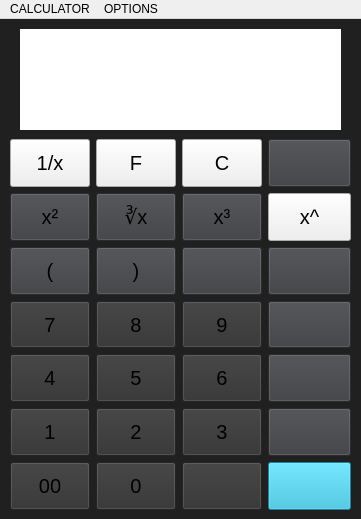
<?xml version="1.0" encoding="UTF-8"?>
<ui version="4.0">
 <class>MainWindow</class>
 <widget class="QMainWindow" name="MainWindow">
  <property name="geometry">
   <rect>
    <x>0</x>
    <y>0</y>
    <width>361</width>
    <height>519</height>
   </rect>
  </property>
  <property name="windowTitle">
   <string>MainWindow</string>
  </property>
  <property name="styleSheet">
   <string notr="true">QMainWindow{
background-color:rgb(32, 32, 32);
}
QPushButton:hover{
	background-color: rgb(97, 255, 137);
}

</string>
  </property>
  <widget class="QWidget" name="centralwidget">
   <widget class="QLineEdit" name="lineEdit">
    <property name="geometry">
     <rect>
      <x>20</x>
      <y>10</y>
      <width>321</width>
      <height>101</height>
     </rect>
    </property>
    <property name="styleSheet">
     <string notr="true">font-size: 30px;
border: none;
</string>
    </property>
   </widget>
   <widget class="QWidget" name="gridLayoutWidget">
    <property name="geometry">
     <rect>
      <x>10</x>
      <y>120</y>
      <width>341</width>
      <height>371</height>
     </rect>
    </property>
    <property name="sizePolicy">
     <sizepolicy hsizetype="Minimum" vsizetype="Minimum">
      <horstretch>0</horstretch>
      <verstretch>0</verstretch>
     </sizepolicy>
    </property>
    <property name="styleSheet">
     <string notr="true">font-size: 20px;</string>
    </property>
    <layout class="QGridLayout" name="gridLayout">
     <item row="5" column="0">
      <widget class="QPushButton" name="button_1">
       <property name="sizePolicy">
        <sizepolicy hsizetype="Minimum" vsizetype="Minimum">
         <horstretch>0</horstretch>
         <verstretch>0</verstretch>
        </sizepolicy>
       </property>
       <property name="styleSheet">
        <string notr="true">font-size: 20px;

background-color:rgb(50, 50, 50);</string>
       </property>
       <property name="text">
        <string>1</string>
       </property>
      </widget>
     </item>
     <item row="3" column="2">
      <widget class="QPushButton" name="button_9">
       <property name="sizePolicy">
        <sizepolicy hsizetype="Minimum" vsizetype="Minimum">
         <horstretch>0</horstretch>
         <verstretch>0</verstretch>
        </sizepolicy>
       </property>
       <property name="styleSheet">
        <string notr="true">font-size: 20px;

background-color:rgb(50, 50, 50);</string>
       </property>
       <property name="text">
        <string>9</string>
       </property>
      </widget>
     </item>
     <item row="5" column="1">
      <widget class="QPushButton" name="button_2">
       <property name="sizePolicy">
        <sizepolicy hsizetype="Minimum" vsizetype="Minimum">
         <horstretch>0</horstretch>
         <verstretch>0</verstretch>
        </sizepolicy>
       </property>
       <property name="styleSheet">
        <string notr="true">font-size: 20px;
background-color:rgb(50, 50, 50);

</string>
       </property>
       <property name="text">
        <string>2</string>
       </property>
      </widget>
     </item>
     <item row="1" column="2">
      <widget class="QPushButton" name="button_cube">
       <property name="sizePolicy">
        <sizepolicy hsizetype="Minimum" vsizetype="Minimum">
         <horstretch>0</horstretch>
         <verstretch>0</verstretch>
        </sizepolicy>
       </property>
       <property name="styleSheet">
        <string notr="true">font-size: 20px;

background-color: rgb(59, 60, 63);</string>
       </property>
       <property name="text">
        <string>x³</string>
       </property>
      </widget>
     </item>
     <item row="4" column="3">
      <widget class="QPushButton" name="button_minus">
       <property name="sizePolicy">
        <sizepolicy hsizetype="Minimum" vsizetype="Minimum">
         <horstretch>0</horstretch>
         <verstretch>0</verstretch>
        </sizepolicy>
       </property>
       <property name="styleSheet">
        <string notr="true">font-size: 20px;

background-color: rgb(59, 60, 63);</string>
       </property>
       <property name="text">
        <string/>
       </property>
      </widget>
     </item>
     <item row="2" column="0">
      <widget class="QPushButton" name="button_open">
       <property name="sizePolicy">
        <sizepolicy hsizetype="Minimum" vsizetype="Minimum">
         <horstretch>0</horstretch>
         <verstretch>0</verstretch>
        </sizepolicy>
       </property>
       <property name="styleSheet">
        <string notr="true">font-size: 20px;

background-color: rgb(59, 60, 63);</string>
       </property>
       <property name="text">
        <string>(</string>
       </property>
      </widget>
     </item>
     <item row="5" column="2">
      <widget class="QPushButton" name="button_3">
       <property name="sizePolicy">
        <sizepolicy hsizetype="Minimum" vsizetype="Minimum">
         <horstretch>0</horstretch>
         <verstretch>0</verstretch>
        </sizepolicy>
       </property>
       <property name="styleSheet">
        <string notr="true">font-size: 20px;

background-color:rgb(50, 50, 50);</string>
       </property>
       <property name="text">
        <string>3</string>
       </property>
      </widget>
     </item>
     <item row="2" column="3">
      <widget class="QPushButton" name="button_divide">
       <property name="sizePolicy">
        <sizepolicy hsizetype="Minimum" vsizetype="Minimum">
         <horstretch>0</horstretch>
         <verstretch>0</verstretch>
        </sizepolicy>
       </property>
       <property name="styleSheet">
        <string notr="true">font-size: 20px;

background-color: rgb(59, 60, 63);</string>
       </property>
       <property name="text">
        <string/>
       </property>
      </widget>
     </item>
     <item row="2" column="1">
      <widget class="QPushButton" name="button_close">
       <property name="sizePolicy">
        <sizepolicy hsizetype="Minimum" vsizetype="Minimum">
         <horstretch>0</horstretch>
         <verstretch>0</verstretch>
        </sizepolicy>
       </property>
       <property name="styleSheet">
        <string notr="true">font-size: 20px;

background-color: rgb(59, 60, 63);</string>
       </property>
       <property name="text">
        <string>)</string>
       </property>
      </widget>
     </item>
     <item row="6" column="0">
      <widget class="QPushButton" name="button_dzero">
       <property name="sizePolicy">
        <sizepolicy hsizetype="Minimum" vsizetype="Minimum">
         <horstretch>0</horstretch>
         <verstretch>0</verstretch>
        </sizepolicy>
       </property>
       <property name="styleSheet">
        <string notr="true">font-size: 20px;

background-color:rgb(50, 50, 50);</string>
       </property>
       <property name="text">
        <string>00</string>
       </property>
      </widget>
     </item>
     <item row="6" column="2">
      <widget class="QPushButton" name="button_decimal">
       <property name="sizePolicy">
        <sizepolicy hsizetype="Minimum" vsizetype="Minimum">
         <horstretch>0</horstretch>
         <verstretch>0</verstretch>
        </sizepolicy>
       </property>
       <property name="styleSheet">
        <string notr="true">font-size: 20px;

background-color:rgb(50, 50, 50);</string>
       </property>
       <property name="text">
        <string/>
       </property>
      </widget>
     </item>
     <item row="3" column="1">
      <widget class="QPushButton" name="button_8">
       <property name="sizePolicy">
        <sizepolicy hsizetype="Minimum" vsizetype="Minimum">
         <horstretch>0</horstretch>
         <verstretch>0</verstretch>
        </sizepolicy>
       </property>
       <property name="styleSheet">
        <string notr="true">font-size: 20px;

background-color:rgb(50, 50, 50);</string>
       </property>
       <property name="text">
        <string>8</string>
       </property>
      </widget>
     </item>
     <item row="3" column="0">
      <widget class="QPushButton" name="button_7">
       <property name="sizePolicy">
        <sizepolicy hsizetype="Minimum" vsizetype="Minimum">
         <horstretch>0</horstretch>
         <verstretch>0</verstretch>
        </sizepolicy>
       </property>
       <property name="styleSheet">
        <string notr="true">font-size: 20px;

background-color:rgb(50, 50, 50);</string>
       </property>
       <property name="text">
        <string>7</string>
       </property>
      </widget>
     </item>
     <item row="6" column="3">
      <widget class="QPushButton" name="button_equal">
       <property name="sizePolicy">
        <sizepolicy hsizetype="Minimum" vsizetype="Minimum">
         <horstretch>0</horstretch>
         <verstretch>0</verstretch>
        </sizepolicy>
       </property>
       <property name="styleSheet">
        <string notr="true">font-size: 30px;
background-color:rgb(38, 186, 217);</string>
       </property>
       <property name="text">
        <string/>
       </property>
      </widget>
     </item>
     <item row="1" column="1">
      <widget class="QPushButton" name="button_croot">
       <property name="sizePolicy">
        <sizepolicy hsizetype="Minimum" vsizetype="Minimum">
         <horstretch>0</horstretch>
         <verstretch>0</verstretch>
        </sizepolicy>
       </property>
       <property name="styleSheet">
        <string notr="true">font-size: 20px;

background-color: rgb(59, 60, 63);</string>
       </property>
       <property name="text">
        <string>∛x</string>
       </property>
      </widget>
     </item>
     <item row="5" column="3">
      <widget class="QPushButton" name="button_plus">
       <property name="sizePolicy">
        <sizepolicy hsizetype="Minimum" vsizetype="Minimum">
         <horstretch>0</horstretch>
         <verstretch>0</verstretch>
        </sizepolicy>
       </property>
       <property name="styleSheet">
        <string notr="true">font-size: 20px;

background-color: rgb(59, 60, 63);</string>
       </property>
       <property name="text">
        <string/>
       </property>
      </widget>
     </item>
     <item row="6" column="1">
      <widget class="QPushButton" name="button_0">
       <property name="sizePolicy">
        <sizepolicy hsizetype="Minimum" vsizetype="Minimum">
         <horstretch>0</horstretch>
         <verstretch>0</verstretch>
        </sizepolicy>
       </property>
       <property name="styleSheet">
        <string notr="true">font-size: 20px;

background-color:rgb(50, 50, 50);</string>
       </property>
       <property name="text">
        <string>0</string>
       </property>
      </widget>
     </item>
     <item row="4" column="0">
      <widget class="QPushButton" name="button_4">
       <property name="sizePolicy">
        <sizepolicy hsizetype="Minimum" vsizetype="Minimum">
         <horstretch>0</horstretch>
         <verstretch>0</verstretch>
        </sizepolicy>
       </property>
       <property name="styleSheet">
        <string notr="true">font-size: 20px;

background-color:rgb(50, 50, 50);</string>
       </property>
       <property name="text">
        <string>4</string>
       </property>
      </widget>
     </item>
     <item row="4" column="1">
      <widget class="QPushButton" name="button_5">
       <property name="sizePolicy">
        <sizepolicy hsizetype="Minimum" vsizetype="Minimum">
         <horstretch>0</horstretch>
         <verstretch>0</verstretch>
        </sizepolicy>
       </property>
       <property name="styleSheet">
        <string notr="true">font-size: 20px;

background-color:rgb(50, 50, 50);</string>
       </property>
       <property name="text">
        <string>5</string>
       </property>
      </widget>
     </item>
     <item row="1" column="0">
      <widget class="QPushButton" name="button_square">
       <property name="sizePolicy">
        <sizepolicy hsizetype="Minimum" vsizetype="Minimum">
         <horstretch>0</horstretch>
         <verstretch>0</verstretch>
        </sizepolicy>
       </property>
       <property name="styleSheet">
        <string notr="true">font-size: 20px;

background-color: rgb(59, 60, 63);</string>
       </property>
       <property name="text">
        <string>x²</string>
       </property>
      </widget>
     </item>
     <item row="3" column="3">
      <widget class="QPushButton" name="button_mul">
       <property name="sizePolicy">
        <sizepolicy hsizetype="Minimum" vsizetype="Minimum">
         <horstretch>0</horstretch>
         <verstretch>0</verstretch>
        </sizepolicy>
       </property>
       <property name="styleSheet">
        <string notr="true">font-size: 20px;

background-color: rgb(59, 60, 63);</string>
       </property>
       <property name="text">
        <string/>
       </property>
      </widget>
     </item>
     <item row="2" column="2">
      <widget class="QPushButton" name="button_root">
       <property name="sizePolicy">
        <sizepolicy hsizetype="Minimum" vsizetype="Minimum">
         <horstretch>0</horstretch>
         <verstretch>0</verstretch>
        </sizepolicy>
       </property>
       <property name="styleSheet">
        <string notr="true">font-size: 20px;

background-color: rgb(59, 60, 63);</string>
       </property>
       <property name="text">
        <string/>
       </property>
      </widget>
     </item>
     <item row="4" column="2">
      <widget class="QPushButton" name="button_6">
       <property name="sizePolicy">
        <sizepolicy hsizetype="Minimum" vsizetype="Minimum">
         <horstretch>0</horstretch>
         <verstretch>0</verstretch>
        </sizepolicy>
       </property>
       <property name="styleSheet">
        <string notr="true">font-size: 20px;

background-color:rgb(50, 50, 50);</string>
       </property>
       <property name="text">
        <string>6</string>
       </property>
      </widget>
     </item>
     <item row="0" column="0">
      <widget class="QPushButton" name="button_fraction">
       <property name="sizePolicy">
        <sizepolicy hsizetype="Minimum" vsizetype="Minimum">
         <horstretch>0</horstretch>
         <verstretch>0</verstretch>
        </sizepolicy>
       </property>
       <property name="styleSheet">
        <string notr="true">font-size:20px;</string>
       </property>
       <property name="text">
        <string>1/x</string>
       </property>
      </widget>
     </item>
     <item row="0" column="1">
      <widget class="QPushButton" name="button_conversion">
       <property name="sizePolicy">
        <sizepolicy hsizetype="Minimum" vsizetype="Minimum">
         <horstretch>0</horstretch>
         <verstretch>0</verstretch>
        </sizepolicy>
       </property>
       <property name="styleSheet">
        <string notr="true">font-size:20px;</string>
       </property>
       <property name="text">
        <string>F</string>
       </property>
      </widget>
     </item>
     <item row="0" column="2">
      <widget class="QPushButton" name="button_clear">
       <property name="sizePolicy">
        <sizepolicy hsizetype="Minimum" vsizetype="Minimum">
         <horstretch>0</horstretch>
         <verstretch>0</verstretch>
        </sizepolicy>
       </property>
       <property name="styleSheet">
        <string notr="true">font-size:20px;</string>
       </property>
       <property name="text">
        <string>C</string>
       </property>
      </widget>
     </item>
     <item row="0" column="3">
      <widget class="QPushButton" name="button_clear_2">
       <property name="sizePolicy">
        <sizepolicy hsizetype="Minimum" vsizetype="Minimum">
         <horstretch>0</horstretch>
         <verstretch>0</verstretch>
        </sizepolicy>
       </property>
       <property name="styleSheet">
        <string notr="true">font-size: 20px;

background-color: rgb(59, 60, 63);
</string>
       </property>
       <property name="text">
        <string/>
       </property>
      </widget>
     </item>
     <item row="1" column="3">
      <widget class="QPushButton" name="button_power">
       <property name="sizePolicy">
        <sizepolicy hsizetype="Minimum" vsizetype="Minimum">
         <horstretch>0</horstretch>
         <verstretch>0</verstretch>
        </sizepolicy>
       </property>
       <property name="styleSheet">
        <string notr="true">font-size:20px;</string>
       </property>
       <property name="text">
        <string>x^</string>
       </property>
      </widget>
     </item>
    </layout>
   </widget>
   <widget class="QLabel" name="label">
    <property name="geometry">
     <rect>
      <x>20</x>
      <y>0</y>
      <width>321</width>
      <height>31</height>
     </rect>
    </property>
    <property name="styleSheet">
     <string notr="true">font-size: 20px;</string>
    </property>
    <property name="text">
     <string/>
    </property>
   </widget>
  </widget>
  <widget class="QMenuBar" name="menubar">
   <property name="geometry">
    <rect>
     <x>0</x>
     <y>0</y>
     <width>361</width>
     <height>24</height>
    </rect>
   </property>
   <property name="styleSheet">
    <string notr="true"/>
   </property>
   <widget class="QMenu" name="menuCALCULATOR">
    <property name="styleSheet">
     <string notr="true"/>
    </property>
    <property name="title">
     <string>CALCULATOR</string>
    </property>
    <addaction name="separator"/>
    <addaction name="actionSTANDARD"/>
    <addaction name="separator"/>
    <addaction name="actionCOMPLEX"/>
    <addaction name="separator"/>
    <addaction name="separator"/>
    <addaction name="separator"/>
    <addaction name="actionLOG_TRIGO"/>
   </widget>
   <widget class="QMenu" name="menuOPTIONS">
    <property name="title">
     <string>OPTIONS</string>
    </property>
    <widget class="QMenu" name="menuTHEME">
     <property name="title">
      <string>THEME</string>
     </property>
     <addaction name="actionDARK"/>
     <addaction name="actionBRIGHT"/>
    </widget>
    <addaction name="menuTHEME"/>
    <addaction name="actionRECORD"/>
    <addaction name="actionEXIT"/>
    <addaction name="actionABOUT"/>
   </widget>
   <addaction name="menuCALCULATOR"/>
   <addaction name="menuOPTIONS"/>
  </widget>
  <action name="actionSTANDARD">
   <property name="icon">
    <iconset resource="Resource.qrc">
     <normaloff>:/images/icons/simple.ico</normaloff>:/images/icons/simple.ico</iconset>
   </property>
   <property name="text">
    <string>STANDARD</string>
   </property>
   <property name="shortcut">
    <string>Ctrl+S</string>
   </property>
  </action>
  <action name="actionCOMPLEX">
   <property name="icon">
    <iconset resource="Resource.qrc">
     <normaloff>:/images/icons/iota.ico</normaloff>:/images/icons/iota.ico</iconset>
   </property>
   <property name="text">
    <string>COMPLEX</string>
   </property>
   <property name="shortcut">
    <string>Ctrl+I</string>
   </property>
  </action>
  <action name="actionQUADRATIC">
   <property name="icon">
    <iconset resource="Resource.qrc">
     <normaloff>:/images/icons/quadratic.ico</normaloff>:/images/icons/quadratic.ico</iconset>
   </property>
   <property name="text">
    <string>QUADRATIC</string>
   </property>
   <property name="shortcut">
    <string>Ctrl+Q</string>
   </property>
  </action>
  <action name="actionRECORD">
   <property name="icon">
    <iconset resource="Resource.qrc">
     <normaloff>:/images/icons/record.ico</normaloff>:/images/icons/record.ico</iconset>
   </property>
   <property name="text">
    <string>RECORD</string>
   </property>
   <property name="shortcut">
    <string>Ctrl+R</string>
   </property>
  </action>
  <action name="actionEXIT">
   <property name="icon">
    <iconset resource="Resource.qrc">
     <normaloff>:/images/icons/reject.ico</normaloff>:/images/icons/reject.ico</iconset>
   </property>
   <property name="text">
    <string>EXIT</string>
   </property>
   <property name="shortcut">
    <string>Ctrl+E</string>
   </property>
  </action>
  <action name="actionABOUT">
   <property name="icon">
    <iconset resource="Resource.qrc">
     <normaloff>:/images/icons/about.ico</normaloff>:/images/icons/about.ico</iconset>
   </property>
   <property name="text">
    <string>ABOUT</string>
   </property>
   <property name="shortcut">
    <string>F11</string>
   </property>
  </action>
  <action name="actionDARK">
   <property name="text">
    <string>DARK</string>
   </property>
   <property name="shortcut">
    <string>Ctrl+D</string>
   </property>
  </action>
  <action name="actionBRIGHT">
   <property name="text">
    <string>BRIGHT</string>
   </property>
   <property name="shortcut">
    <string>Ctrl+B</string>
   </property>
  </action>
  <action name="actionLOG_TRIGO">
   <property name="icon">
    <iconset resource="Resource.qrc">
     <normaloff>:/images/icons/logarithm.ico</normaloff>:/images/icons/logarithm.ico</iconset>
   </property>
   <property name="text">
    <string>LOG &amp; TRIGO</string>
   </property>
   <property name="shortcut">
    <string>Ctrl+L</string>
   </property>
  </action>
 </widget>
 <resources>
  <include location="Resource.qrc"/>
 </resources>
 <connections/>
</ui>
